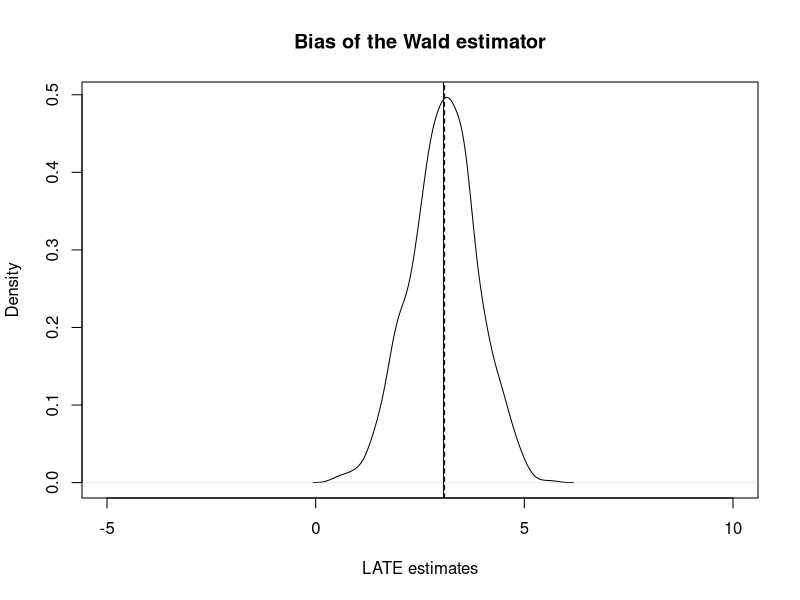
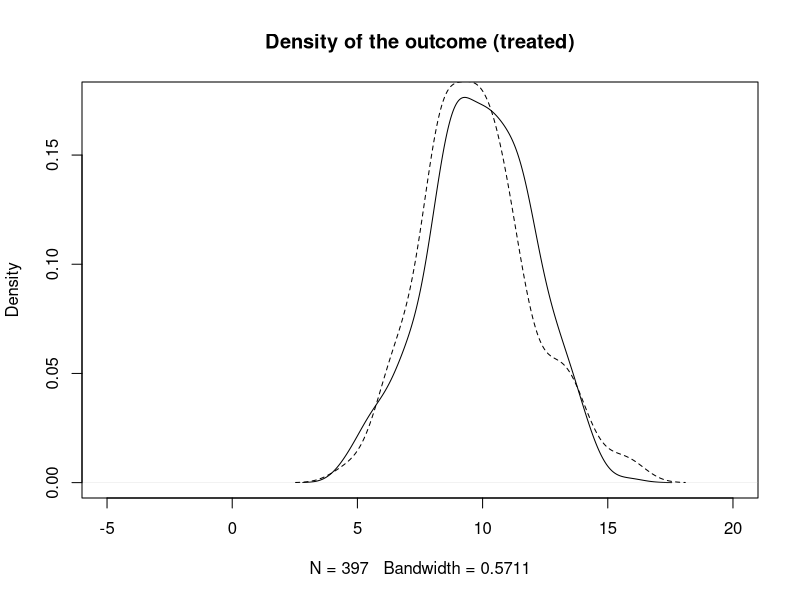
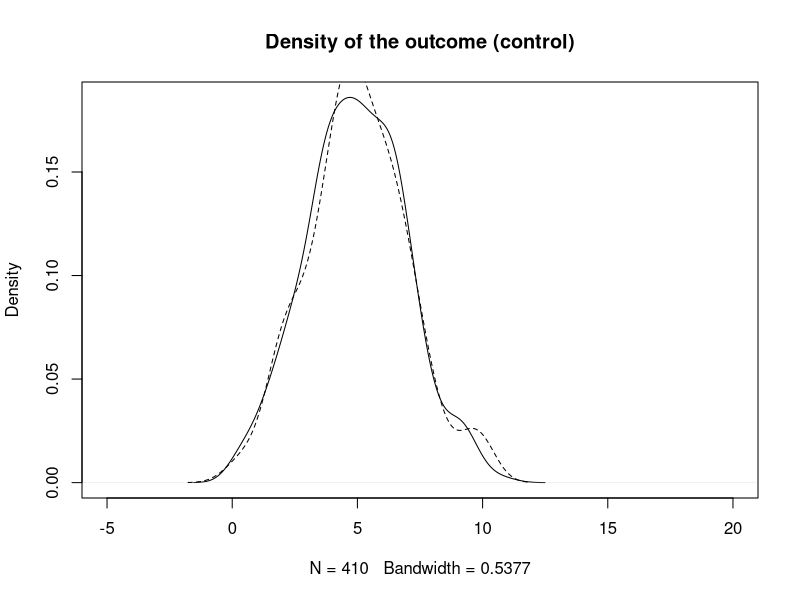
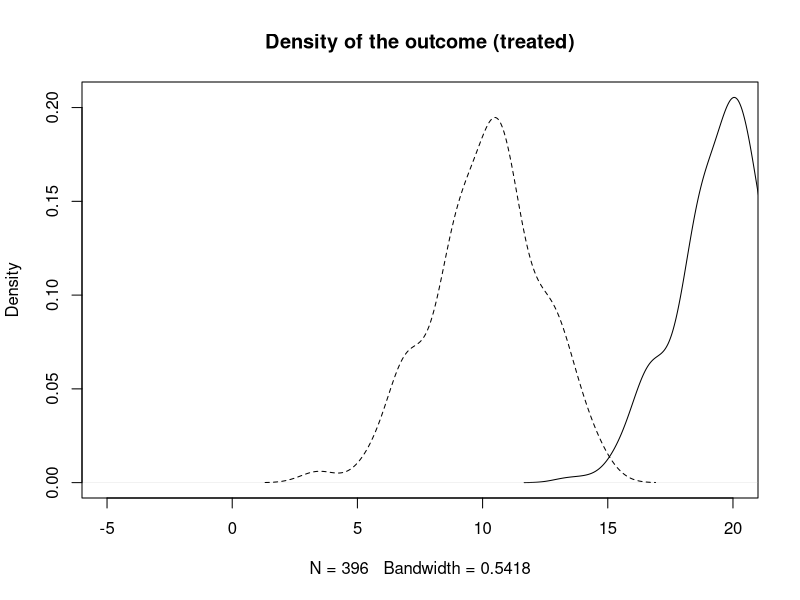
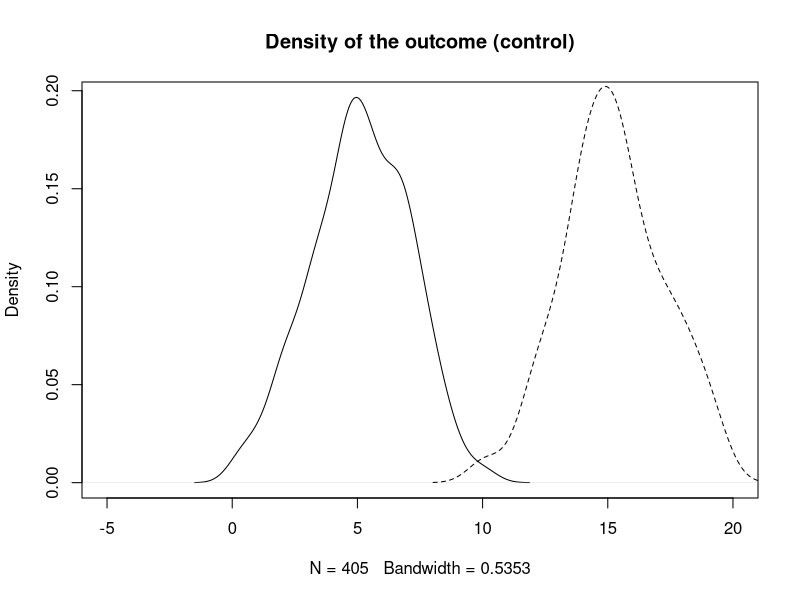

Source code (R) for these figures, in order:
## ---- chunk 1
require(AER)
N_pop <- 100
Y0 <- abs(rnorm(N_pop, 5, 2))
Y1 <- Y0 + rnorm(N_pop, 3, 1)
TE <- Y1 - Y0
ATE <- mean(TE)
nboots <- 1000
LATE_est <- LATE_est_reg <- pi_a_est <- pi_c_est <- pi_n_est <- rep(NA, nboots)
pi_a <- 20
pi_c <- 50
pi_n <- 30
D0 <- D1 <- rep(0, N_pop)
D0[1:20] <- 1
D1[1:70] <- 1
LATE <- mean(TE[21:70])
for (i in 1:nboots){
  # pscore <- runif(N_pop)
  Z <- rep(0, N_pop)
  Z[sample(N_pop, N_pop/2)] <- 1
  N1 <- sum(Z)
  N0 <- N_pop - N1
  D <- D1*Z + D0*(1-Z)
  Y <- D*Y1 + (1-D)*Y0
  d <- data.frame(Y=Y, D=D, Z=Z)
  pi_a_est <- sum(D == 1 & Z == 0)/sum(Z == 0)
  pi_n_est <- sum(D == 0 & Z == 1)/sum(Z == 1)
  pi_c_est <- 1 - pi_a_est - pi_n_est
  # pi_c_est <- sum(D == 0 & Z == 0)/sum(Z == 0) - pi_n_est
  LATE_est[i] <- ((sum(Y*Z)/N1 - sum(Y*(1-Z))/N0))/((sum(D*Z)/N1 - sum(D*(1-Z))/N0))
  LATE_est_reg[i] <- coef(ivreg(Y ~ D | Z, data = d))[2]
  # HA_est[i] <- sum(Y*D/pscore)/sum(D/pscore) - sum(Y*(1-D)/(1-pscore))/sum((1-D)/(1-pscore))
}
plot(density(LATE_est), main = "Bias of the Wald estimator", xlab = "LATE estimates", xlim = c(-5, 10))
abline(v = LATE, lty = 2)
abline(v = mean(LATE_est_reg, na.rm = 1), lty = 1)
## ---- chunk 2
cat("The share of always-takers is", pi_a, "\n", "and the estimate is", mean(pi_a_est), "\n")
cat("The share of never-takers is", pi_n, "\n", "and the estimate is", mean(pi_n_est), "\n")
cat("The share of compliers is", pi_c, "\n", "and the estimate is", mean(pi_c_est))
## ---- chunk 3
require(AER)
N_pop <- 1000
Y0 <- abs(rnorm(N_pop, 5, 2))
Y1 <- Y0 + rnorm(N_pop, 5, 1) 
D0 <- D1 <- rep(0, N_pop)
D0[1:200] <- 1
D1[1:800] <- 1 
Z <- rep(0, N_pop)
Z[sample(N_pop, N_pop/2)] <- 1
N1 <- sum(Z)
N0 <- N_pop - N1
D <- D1*Z + D0*(1-Z)
Y <- D*Y1 + (1-D)*Y0  
d <- data.frame(Y=Y, D=D, Z=Z) 
Y_11 <- Y[D == 1 & Z == 1]
Y_10 <- Y[D == 1 & Z == 0]
Y_01 <- Y[D == 0 & Z == 1]
Y_00 <- Y[D == 0 & Z == 0]

## ---- chunk 4
plot(density(Y_11), main = "Density of the outcome (treated)", xlim = c(-5, 20))
lines(density(Y_10), lty = 2)

## ---- chunk 5
plot(density(Y_00), main = "Density of the outcome (control)", xlim = c(-5, 20))
lines(density(Y_01), lty = 2)
## ---- chunk 6
require(AER)
N_pop <- 1000
Y0 <- abs(rnorm(N_pop, 5, 2))
Y1 <- Y0 + rnorm(N_pop, 5, 1)  
D0 <- D1 <- rep(0, N_pop)
D0[1:200] <- 1
D1[1:800] <- 1 
Z <- rep(0, N_pop)
Z[sample(N_pop, N_pop/2)] <- 1
N1 <- sum(Z)
N0 <- N_pop - N1
D <- D1*Z + D0*(1-Z)
Y <- D*Y1 + (1-D)*Y0  +  10*Z
d <- data.frame(Y=Y, D=D, Z=Z) 
Y_11 <- Y[D == 1 & Z == 1]
Y_10 <- Y[D == 1 & Z == 0]
Y_01 <- Y[D == 0 & Z == 1]
Y_00 <- Y[D == 0 & Z == 0]

## ---- chunk 7
plot(density(Y_11 ), main = "Density of the outcome (treated)", xlim = c(-5, 20))
lines(density(Y_10), lty = 2)

## ---- chunk 8
plot(density(Y_00), main = "Density of the outcome (control)", xlim = c(-5, 20))
lines(density(Y_01), lty = 2)
